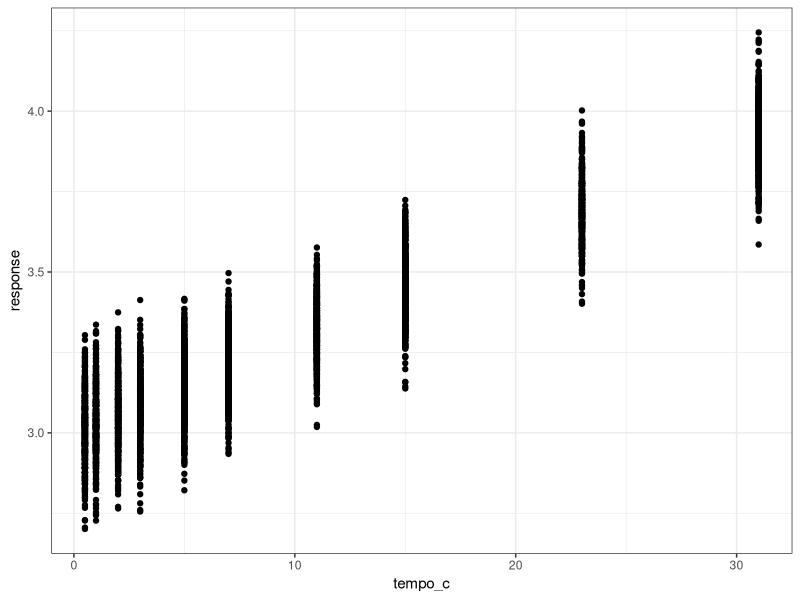
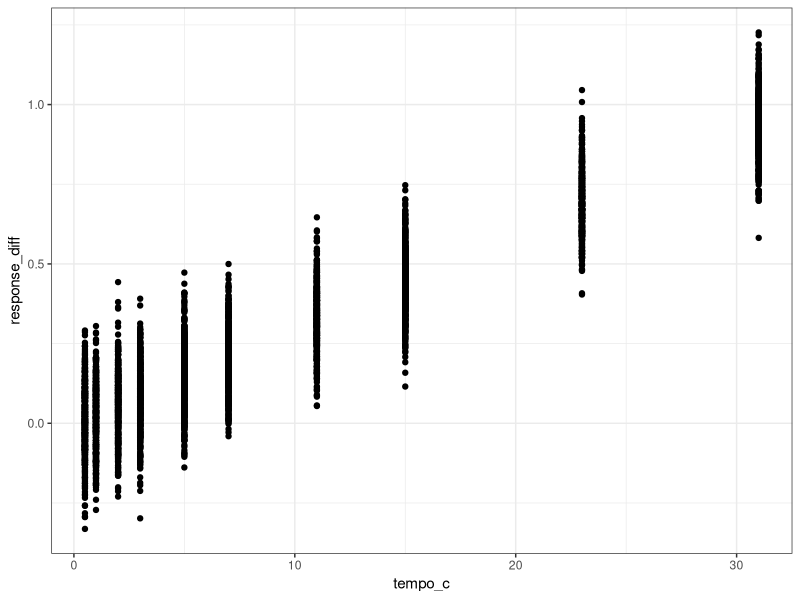
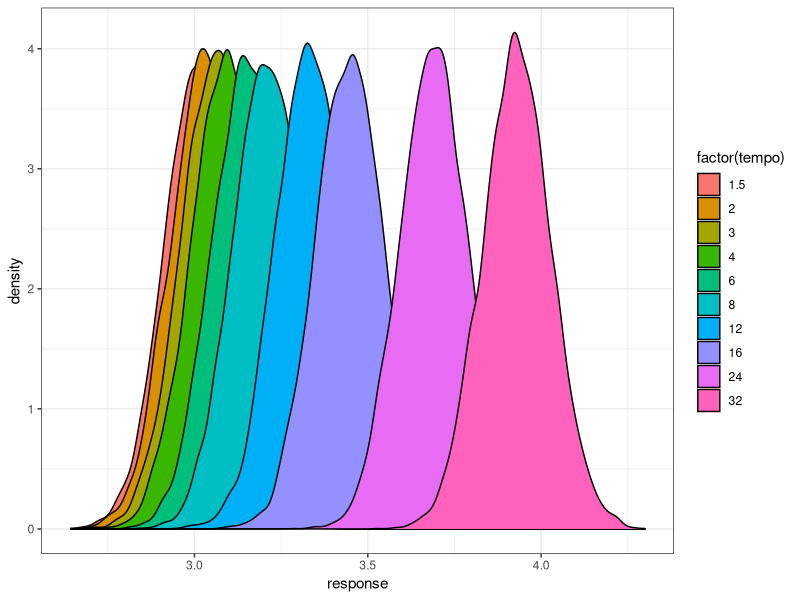
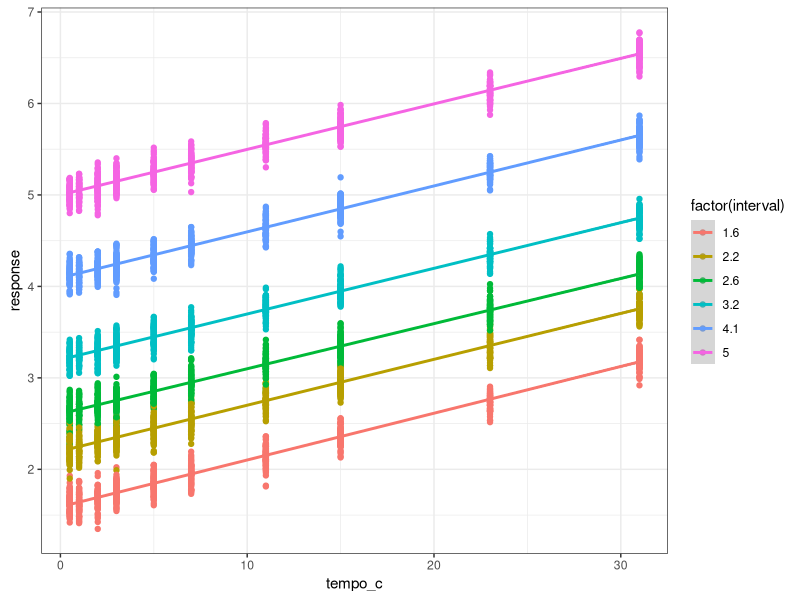
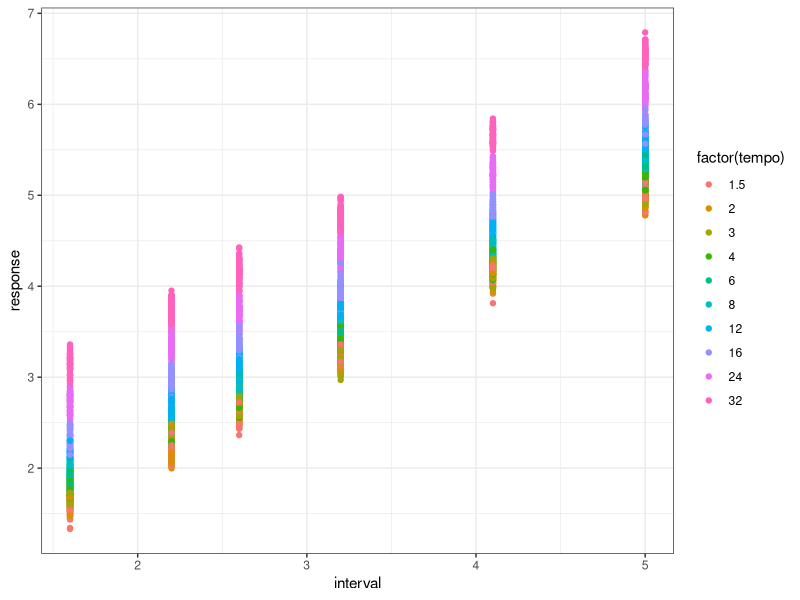
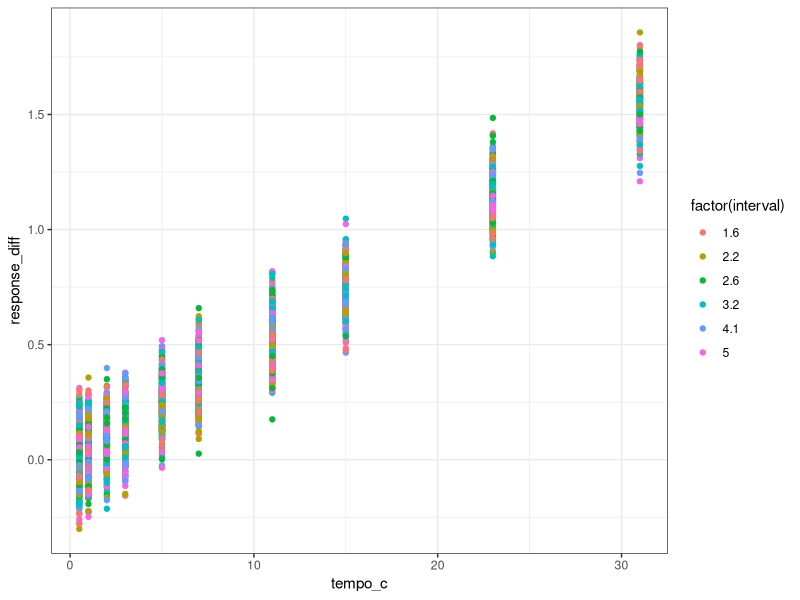
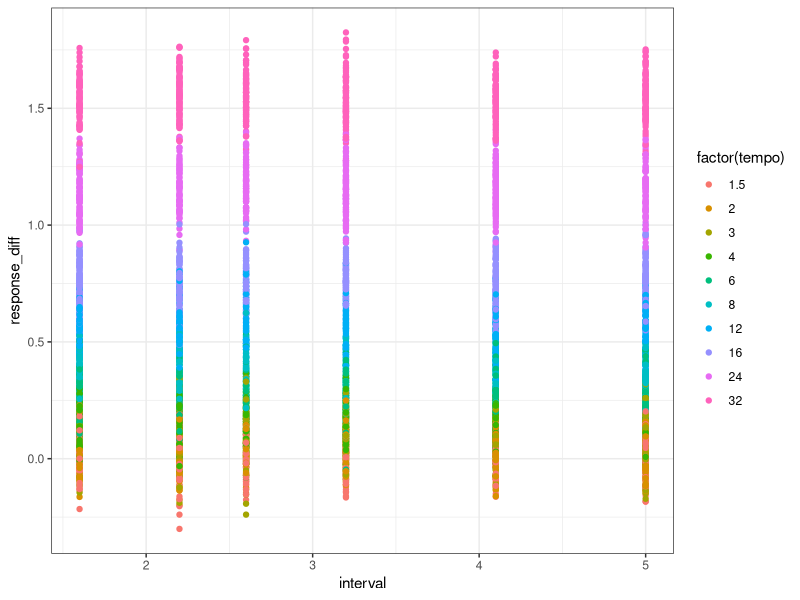
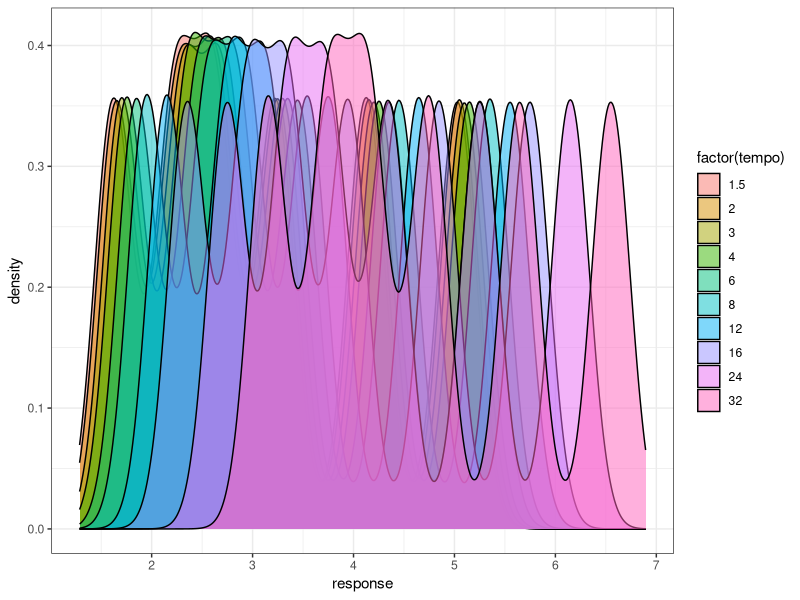

Write the R code that produced these figures, in order.
library(tidyverse)
library(lme4)


theme_set(theme_bw())
options(show.signif.stars = FALSE)

set.seed(1981758518)


# level 1
# 
# response ~ tempo
# effect same across subjects



tempo <- c(1.5, 2, 3, 4, 6, 8, 12, 16, 24, 32)
n_subj <- 1000
n_trials <- 100


# every Hz (bps) adds 0.05 s to response
tempo_effect <- 0.03
# noise (in seconds) around the mean effect
noise <- 0.1

# 3 seconds (= intercept)
interval <- 3


dt1 <- 
  map(1:n_subj, \(subj) {
    
    tibble(
      # same but randomly ordered trials for every subject
      tempo = rep_len(tempo, n_trials) |> sample(),
      # centering - 1 Hz baseline
      tempo_c = tempo - 1
    ) |> 
      mutate(
        id = subj,
        trial = row_number(),
        # interval as intercept (3 s)
        response = interval + tempo_effect * tempo_c + rnorm(n(), 0, noise)
      )
    
  }
  ) |> 
  list_rbind() |> 
  mutate(
    response_diff = response - interval
  ) |> 
  relocate(id, trial, tempo, tempo_c, response, response_diff)


dt1


dt1 |> 
  slice_sample(n = 5000) |> 
  ggplot(aes(x = tempo_c, y = response)) +
  geom_point()

dt1 |> 
  slice_sample(n = 5000) |> 
  ggplot(aes(x = tempo_c, y = response_diff)) +
  geom_point()


dt1 |> 
  # slice_sample(n = 5000) |> 
  ggplot(aes(response, fill = factor(tempo))) +
  geom_density()


fit1 <- lm(response ~ tempo_c, dt1)

summary(fit1)
# intercept - predicted response for trials with tempo 1 Hz
# tempo_c - difference in response between trials with 1 Hz difference


# level 2
# 
# response ~ tempo + interval
# effect same across subjects



tempo <- c(1.5, 2, 3, 4, 6, 8, 12, 16, 24, 32)
interval <- c(1.6, 2.2, 2.6, 3.2, 4.1, 5)
n_subj <- 1000

# all combinations of tempo and interval
trials <- bind_rows(expand_grid(tempo, interval), expand_grid(tempo, interval))

# every Hz (bps) adds 0.05 s to response
tempo_effect <- 0.05
# noise (in seconds) around the mean effect
noise <- 0.1



dt2 <- 
  map(1:n_subj, \(subj) {
    
    trials |> 
      # same but randomly ordered trials for every subject
      slice_sample(n = nrow(trials)) |> 
      mutate(
        id = subj,
        trial = row_number(),
        # centering - 1 Hz baseline
        tempo_c = tempo - 1,
        response = interval + tempo_effect * tempo_c + rnorm(n(), 0, noise)
      )
    
  }
  ) |> 
  list_rbind() |> 
  mutate(
    response_diff = response - interval
  ) |> 
  relocate(id, trial, interval, tempo, tempo_c, response, response_diff)


dt2


dt2 |> 
  slice_sample(n = 5000) |> 
  ggplot(aes(x = tempo_c, y = response, color = factor(interval))) +
  geom_point() +
  geom_smooth(method = "lm")

dt2 |> 
  slice_sample(n = 5000) |> 
  ggplot(aes(x = interval, y = response, color = factor(tempo))) +
  geom_point()


dt2 |> 
  slice_sample(n = 5000) |> 
  ggplot(aes(x = tempo_c, y = response_diff, color = factor(interval))) +
  geom_point()

dt2 |> 
  slice_sample(n = 5000) |> 
  ggplot(aes(x = interval, y = response_diff, color = factor(tempo))) +
  geom_point()


dt2 |> 
  # slice_sample(n = 5000) |> 
  ggplot(aes(response, fill = factor(tempo))) +
  geom_density(alpha = 0.5)


fit2 <- lm(response ~ tempo_c + interval, dt2)

summary(fit2)




# level 3
# 
# response ~ tempo + interval + tempo:interval
# effect same across subjects



tempo <- c(1.5, 2, 3, 4, 6, 8, 12, 16, 24, 32)
interval <- c(1.6, 2.2, 2.6, 3.2, 4.1, 5)
n_subj <- 1000

# all combinations of tempo and interval
trials <- bind_rows(expand_grid(tempo, interval), expand_grid(tempo, interval))

# every Hz (bps) adds 0.05 s to response
tempo_effect <- 0.04
# noise (in seconds) around the mean effect
noise <- 0.1
# interaction
# -0.02 makes it too strong
interaction <- -0.012



dt3 <- 
  map(1:n_subj, \(subj) {
    
    trials |> 
      # same but randomly ordered trials for every subject
      slice_sample(n = nrow(trials)) |> 
      mutate(
        id = subj,
        trial = row_number(),
        # centering - 1 Hz baseline
        tempo_c = tempo - 1,
        response = interval + tempo_effect * tempo_c + interaction * tempo_c * interval + rnorm(n(), 0, noise)
      )
    
  }
  ) |> 
  list_rbind() |> 
  mutate(
    response_diff = response - interval
  ) |> 
  relocate(id, trial, interval, tempo, tempo_c, response, response_diff)


dt3


dt3 |> 
  slice_sample(n = 5000) |> 
  ggplot(aes(x = tempo_c, y = response, color = factor(interval))) +
  geom_point() +
  geom_smooth(method = "lm")

dt3 |> 
  slice_sample(n = 5000) |> 
  ggplot(aes(x = interval, y = response, color = factor(tempo))) +
  geom_point() +
  geom_smooth(method = "lm")


dt3 |> 
  slice_sample(n = 5000) |> 
  ggplot(aes(x = tempo_c, y = response_diff, color = factor(interval))) +
  geom_point() +
  geom_smooth(method = "lm")

dt3 |> 
  slice_sample(n = 5000) |> 
  ggplot(aes(x = interval, y = response_diff, color = factor(tempo))) +
  geom_point() +
  geom_smooth(method = "lm")


dt3 |> 
  # slice_sample(n = 5000) |> 
  ggplot(aes(response, fill = factor(tempo))) +
  geom_density(alpha = 0.5)


fit3 <- lm(response ~ tempo_c + interval + tempo_c:interval, dt3)

summary(fit3)



# level 4
# 
# response ~ tempo + interval + time:interval + (1 + tempo + interval | id)
# multilevel model with effect of tempo and interval across subjects



tempo <- c(1.5, 2, 3, 4, 6, 8, 12, 16, 24, 32)
interval <- c(1.6, 2.2, 2.6, 3.2, 4.1, 5)
n_subj <- 1000

# all combinations of tempo and interval
trials <- bind_rows(expand_grid(tempo, interval), expand_grid(tempo, interval))

# every Hz (bps) adds 0.05 s to response
# 
mean_tempo_effect <- 0.05
# noise (in seconds) around the mean effect
noise <- 0.1
# interaction
# -0.02 makes it too strong
interaction <- -0.013



dt4 <- 
  map(1:n_subj, \(subj) {
    
    trials |> 
      # same but randomly ordered trials for every subject
      slice_sample(n = nrow(trials)) |> 
      mutate(
        id = subj,
        # random subject effect (diff from mean effect) 
        subj_tempo_effect = rnorm(1, 0, 0.02),
        subj_interval_effect = rnorm(1, 0, 0.01),
        trial = row_number(),
        # centering - 1 Hz baseline
        tempo_c = tempo - 1,
        response = (interval + subj_interval_effect) + (mean_tempo_effect + subj_tempo_effect) * tempo_c + interaction * tempo_c * interval + rnorm(n(), 0, noise)
      )
    
  }
  ) |> 
  list_rbind() |> 
  mutate(
    response_diff = response - interval
  ) |> 
  relocate(id, trial, interval, tempo, tempo_c, response, response_diff)


dt4


dt4 |> 
  slice_sample(n = 5000) |> 
  ggplot(aes(x = tempo_c, y = response, color = factor(interval))) +
  geom_point() +
  geom_smooth(method = "lm")

dt4 |> 
  slice_sample(n = 5000) |> 
  ggplot(aes(x = interval, y = response, color = factor(tempo))) +
  geom_point() +
  geom_smooth(method = "lm")


dt4 |> 
  slice_sample(n = 5000) |> 
  ggplot(aes(x = tempo_c, y = response_diff, color = factor(interval))) +
  geom_point() +
  geom_smooth(method = "lm")

dt4 |> 
  slice_sample(n = 5000) |> 
  ggplot(aes(x = interval, y = response_diff, color = factor(tempo))) +
  geom_point() +
  geom_smooth(method = "lm")


dt4 |> 
  # slice_sample(n = 5000) |> 
  ggplot(aes(response, fill = factor(tempo))) +
  geom_density(alpha = 0.5)


fit4 <- lmer(response ~ tempo_c + interval + tempo_c:interval + (1 + tempo + interval | id), dt4)

summary(fit4)
